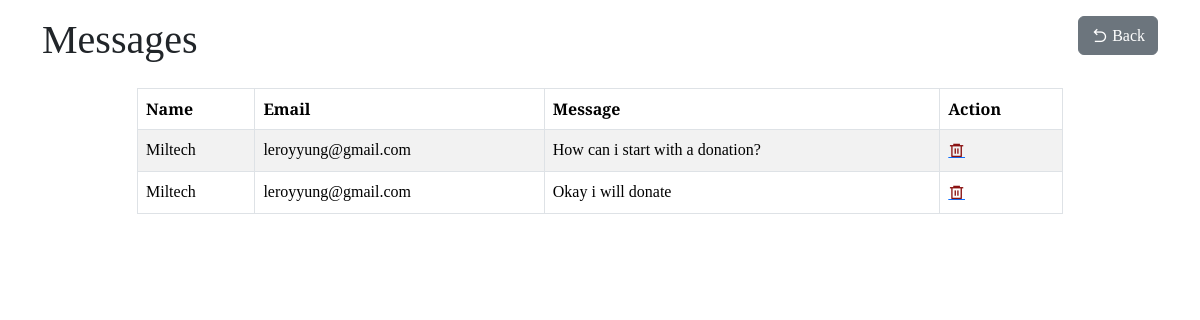
/Dashboard/messages.php, run on an earlier commit of the app's database.
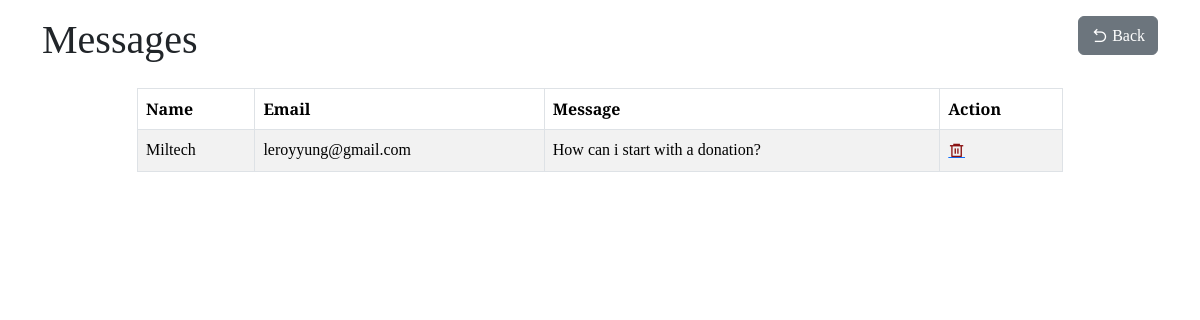
And on a later commit of the database.
### tables this page shows
CREATE TABLE `messages` (
  `id` int(11) NOT NULL,
  `name` varchar(100) NOT NULL,
  `email` varchar(100) NOT NULL,
  `message` text NOT NULL
);

### Dashboard/messages.php (the view, shortened to what this page needs)
<?php
require_once ("../php/user/connection.php");
$sql = "SELECT * FROM messages";
$result = $conn->query($sql);
$messages = $result->fetchAll(PDO::FETCH_ASSOC);
?>
<!DOCTYPE html>
<html>
<head>
    <link href="../CSS/tables.css" rel="stylesheet">
    <link href="https://cdn.jsdelivr.net/npm/bootstrap@5.3.3/dist/css/bootstrap.min.css" rel="stylesheet"
>
    <link href="https://cdn.jsdelivr.net/npm/remixicon@4.3.0/fonts/remixicon.css" rel="stylesheet" />
</head>
<body>
    <div class="container">
        <div class="row mb-3">
            <div class="col mt-3">
                <h1 class="tabletitle">Messages</h1>
            </div>
            <div class="col text-end mt-3">
                <a href="home.html">
                    <button class="btn btn-secondary"><i class="ri-arrow-go-back-line me-1"></i>Back</button>
                </a>
            </div>
        </div>
        <div class="row justify-content-center">
            <div class="col-10">
                <div class="table-responsive">
                    <table class="table table-striped table-bordered">
                        <thead>
                            <tr>
                                <th scope="col">Name</th>
                                <th scope="col">Email</th>
                                <th scope="col">Message</th>
                                <th>Action</th>
                            </tr>
                        </thead>
                        <tbody id="donorTableBody">
                            <?php if (!empty($messages)) { ?>
                                <?php foreach ($messages as $message) { ?>
                                    <tr>
                                        <td><?php echo $message['name']; ?></td>
                                        <td><?php echo $message['email']; ?></td>
                                        <td><?php echo $message['message']; ?></td>
                                        <td>
                                            <a href="../php/admin/deleteMessage.php?id=<?php echo $message['id']; ?>">
                                                <i class="ri-delete-bin-6-line"></i>
                                            </a>
                                        </td>
                                    </tr>
                                <?php } ?>
                            <?php } else { ?>
                                <tr>
                                    <td colspan="5">No messages available.</td>
                                </tr>
                            <?php } ?>
                        </tbody>
                    </table>
                </div>
            </div>
        </div>
</body>

### CSS/tables.css (style rules this page uses)
* { font-family: "Playfair Display", serif; margin: 0; padding: 0; box-sizing: border-box; }
body { display: flex; flex-direction: column; height: 100vh; margin-top: 2rem; }
td i { position: relative; justify-content: space-around; cursor: pointer; }
.ri-delete-bin-6-line { color: #8a1212; }

What changed in the data, as far as the page shows it:
removed messages: name "Miltech", email "leroyyung@gmail.com", message "Okay i will donate"
